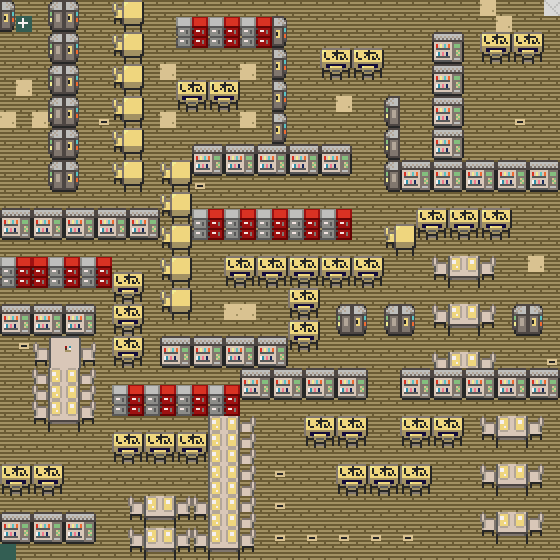

The image is a tile-based game level rendered from a .tmx file. Its description and complete source (layers, tilesets, objects, tile grids) follow:
An orthogonal 35x35 tile map with 16x16 px tiles, 2 tile layers (Tile Layer 1, Tile Layer 2).

<map version="1.10" tiledversion="1.11.0" orientation="orthogonal" renderorder="right-down" width="35" height="35" tilewidth="16" tileheight="16" infinite="0" nextlayerid="3" nextobjectid="1">
 <tileset firstgid="1" name="Untitled" tilewidth="16" tileheight="16" tilecount="200" columns="10">
  <image source="../assets/tilesets/level6_tileset.png" width="160" height="320" />
 </tileset>
 <layer id="1" name="Tile Layer 1" width="35" height="35">
  <data encoding="csv">
9,9,9,9,9,9,9,9,9,9,9,9,9,9,9,9,9,9,9,9,9,9,9,9,9,9,9,9,9,9,9,9,9,9,9,
9,9,9,9,9,9,9,9,9,9,9,9,9,9,9,9,9,9,9,9,9,9,9,9,9,9,9,9,9,9,9,9,9,9,9,
9,9,9,9,9,9,9,9,9,9,9,9,9,9,9,9,9,9,9,9,9,9,9,9,9,9,9,9,9,9,9,9,9,9,9,
9,9,9,9,9,9,9,9,9,9,9,9,9,9,9,9,9,9,9,9,9,9,9,9,9,9,9,9,9,9,9,9,9,9,9,
9,9,9,9,9,9,9,9,9,9,9,9,9,9,9,9,9,9,9,9,9,9,9,9,9,9,9,9,9,9,9,9,9,9,9,
9,9,9,9,9,9,9,9,9,9,9,9,9,9,9,9,9,9,9,9,9,9,9,9,9,9,9,9,9,9,9,9,9,9,9,
9,9,9,9,9,9,9,9,9,9,9,9,9,9,9,9,9,9,9,9,9,9,9,9,9,9,9,9,9,9,9,9,9,9,9,
9,9,9,9,9,9,9,9,9,9,9,9,9,9,9,9,9,9,9,9,9,9,9,9,9,9,9,9,9,9,9,9,9,9,9,
9,9,9,9,9,9,9,9,9,9,9,9,9,9,9,9,9,9,9,9,9,9,9,9,9,9,9,9,9,9,9,9,9,9,9,
9,9,9,9,9,9,9,9,9,9,9,9,9,9,9,9,9,9,9,9,9,9,9,9,9,9,9,9,9,9,9,9,9,9,9,
9,9,9,9,9,9,9,9,9,9,9,9,9,9,9,9,9,9,9,9,9,9,9,9,9,9,9,9,9,9,9,9,9,9,9,
9,9,9,9,9,9,9,9,9,9,9,9,9,9,9,9,9,9,9,9,9,9,9,9,9,9,9,9,9,9,9,9,9,9,9,
9,9,9,9,9,9,9,9,9,9,9,9,9,9,9,9,9,9,9,9,9,9,9,9,9,9,9,9,9,9,9,9,9,9,9,
9,9,9,9,9,9,9,9,9,9,9,9,9,9,9,9,9,9,9,9,9,9,9,9,9,9,9,9,9,9,9,9,9,9,9,
9,9,9,9,9,9,9,9,9,9,9,9,9,9,9,9,9,9,9,9,9,9,9,9,9,9,9,9,9,9,9,9,9,9,9,
9,9,9,9,9,9,9,9,9,9,9,9,9,9,9,9,9,9,9,9,9,9,9,9,9,9,9,9,9,9,9,9,9,9,9,
9,9,9,9,9,9,9,9,9,9,9,9,9,9,9,9,9,9,9,9,9,9,9,9,9,9,9,9,9,9,9,9,9,9,9,
9,9,9,9,9,9,9,9,9,9,9,9,9,9,9,9,9,9,9,9,9,9,9,9,9,9,9,9,9,9,9,9,9,9,9,
9,9,9,9,9,9,9,9,9,9,9,9,9,9,9,9,9,9,9,9,9,9,9,9,9,9,9,9,9,9,9,9,9,9,9,
9,9,9,9,9,9,9,9,9,9,9,9,9,9,9,9,9,9,9,9,9,9,9,9,9,9,9,9,9,9,9,9,9,9,9,
9,9,9,9,9,9,9,9,9,9,9,9,9,9,9,9,9,9,9,9,9,9,9,9,9,9,9,9,9,9,9,9,9,9,9,
9,9,9,9,9,9,9,9,9,9,9,9,9,9,9,9,9,9,9,9,9,9,9,9,9,9,9,9,9,9,9,9,9,9,9,
9,9,9,9,9,9,9,9,9,9,9,9,9,9,9,9,9,9,9,9,9,9,9,9,9,9,9,9,9,9,9,9,9,9,9,
9,9,9,9,9,9,9,9,9,9,9,9,9,9,9,9,9,9,9,9,9,9,9,9,9,9,9,9,9,9,9,9,9,9,9,
9,9,9,9,9,9,9,9,9,9,9,9,9,9,9,9,9,9,9,9,9,9,9,9,9,9,9,9,9,9,9,9,9,9,9,
9,9,9,9,9,9,9,9,9,9,9,9,9,9,9,9,9,9,9,9,9,9,9,9,9,9,9,9,9,9,9,9,9,9,9,
9,9,9,9,9,9,9,9,9,9,9,9,9,9,9,9,9,9,9,9,9,9,9,9,9,9,9,9,9,9,9,9,9,9,9,
9,9,9,9,9,9,9,9,9,9,9,9,9,9,9,9,9,9,9,9,9,9,9,9,9,9,9,9,9,9,9,9,9,9,9,
9,9,9,9,9,9,9,9,9,9,9,9,9,9,9,9,9,9,9,9,9,9,9,9,9,9,9,9,9,9,9,9,9,9,9,
9,9,9,9,9,9,9,9,9,9,9,9,9,9,9,9,9,9,9,9,9,9,9,9,9,9,9,9,9,9,9,9,9,9,9,
9,9,9,9,9,9,9,9,9,9,9,9,9,9,9,9,9,9,9,9,9,9,9,9,9,9,9,9,9,9,9,9,9,9,9,
9,9,9,9,9,9,9,9,9,9,9,9,9,9,9,9,9,9,9,9,9,9,9,9,9,9,9,9,9,9,9,9,9,9,9,
9,9,9,9,9,9,9,9,9,9,9,9,9,9,9,9,9,9,9,9,9,9,9,9,9,9,9,9,9,9,9,9,9,9,9,
9,9,9,9,9,9,9,9,9,9,9,9,9,9,9,9,9,9,9,9,9,9,9,9,9,9,9,9,9,9,9,9,9,9,9,
2,9,10,10,10,10,10,10,10,10,9,9,9,9,9,9,9,9,9,9,9,9,9,9,9,9,9,9,9,9,9,9,9,9,9
</data>
 </layer>
 <layer id="2" name="Tile Layer 2" width="35" height="35">
  <data encoding="csv">
48,0,0,47,48,0,0,25,26,0,0,0,0,0,0,0,0,0,0,0,0,0,0,0,0,0,0,0,0,0,4,0,0,0,3,
58,6,0,57,58,0,0,35,36,0,0,45,46,45,46,45,46,48,0,0,0,0,0,0,0,0,0,0,0,0,0,4,0,0,0,
0,0,0,47,48,0,0,25,26,0,0,55,56,55,56,55,56,58,0,0,0,0,0,0,0,0,0,21,22,0,23,24,23,24,0,
0,0,0,57,58,0,0,35,36,0,0,0,0,0,0,0,0,48,0,0,23,24,23,24,0,0,0,31,32,0,33,34,33,34,0,
0,0,0,47,48,0,0,25,26,0,4,0,0,0,0,4,0,58,0,0,33,34,33,34,0,0,0,21,22,0,0,0,0,0,0,
0,4,0,57,58,0,0,35,36,0,0,23,24,23,24,0,0,48,0,0,0,0,0,0,0,0,0,31,32,0,0,0,0,0,0,
0,0,0,47,48,0,0,25,26,0,0,33,34,33,34,0,0,58,0,0,0,4,0,0,47,0,0,21,22,0,0,0,0,0,0,
4,0,4,57,58,0,5,35,36,0,4,0,0,0,0,4,0,48,0,0,0,0,0,0,57,0,0,31,32,0,0,0,5,0,0,
0,0,0,47,48,0,0,25,26,0,0,0,0,0,0,0,0,58,0,0,0,0,0,0,47,0,0,21,22,0,0,0,0,0,0,
0,0,0,57,58,0,0,35,36,0,0,0,21,22,21,22,21,22,21,22,21,22,0,0,57,0,0,31,32,0,0,0,0,0,0,
0,0,0,47,48,0,0,25,26,0,25,26,31,32,31,32,31,32,31,32,31,32,0,0,47,21,22,21,22,21,22,21,22,21,22,
0,0,0,57,58,0,0,35,36,0,35,36,5,0,0,0,0,0,0,0,0,0,0,0,57,31,32,31,32,31,32,31,32,31,32,
0,0,0,0,0,0,0,0,0,0,25,26,0,0,0,0,0,0,0,0,0,0,0,0,0,0,0,0,0,0,0,0,0,0,0,
21,22,21,22,21,22,21,22,21,22,35,36,45,46,45,46,45,46,45,46,45,46,0,0,0,0,23,24,23,24,23,24,0,0,0,
31,32,31,32,31,32,31,32,31,32,25,26,55,56,55,56,55,56,55,56,55,56,0,0,25,26,33,34,33,34,33,34,0,0,0,
0,0,0,0,0,0,0,0,0,0,35,36,0,0,0,0,0,0,0,0,0,0,0,0,35,36,0,0,0,0,0,0,0,0,0,
45,46,46,45,46,45,46,0,0,0,25,26,0,0,23,24,23,24,23,24,23,24,23,24,0,0,0,41,42,43,44,0,0,4,0,
55,56,56,55,56,55,56,23,24,0,35,36,0,0,33,34,33,34,33,34,33,34,33,34,0,0,0,51,52,53,54,0,0,0,0,
65,66,66,65,66,65,66,33,34,0,25,26,0,0,0,0,0,0,23,24,0,0,0,0,0,0,0,0,0,0,0,0,0,0,0,
21,22,21,22,21,22,0,23,24,0,35,36,0,0,4,4,0,0,33,34,0,47,48,0,47,48,0,41,42,43,44,0,47,48,0,
31,32,31,32,31,32,0,33,34,0,0,0,0,0,0,0,0,0,23,24,0,57,58,0,57,58,0,51,52,53,54,0,57,58,0,
0,5,27,28,29,30,0,23,24,0,21,22,21,22,21,22,21,22,33,34,0,0,0,0,0,0,0,0,0,0,0,0,0,0,0,
0,0,37,38,39,40,0,33,34,0,31,32,31,32,31,32,31,32,0,0,0,0,0,0,0,0,0,41,42,43,44,0,0,0,5,
0,0,41,42,43,44,0,0,0,0,0,0,0,0,0,21,22,21,22,21,22,21,22,0,0,21,22,21,22,21,22,21,22,21,22,
0,0,41,42,43,44,0,45,46,45,46,45,46,45,46,31,32,31,32,31,32,31,32,0,0,31,32,31,32,31,32,31,32,31,32,
0,0,41,42,43,44,0,55,56,55,56,55,56,55,56,0,0,0,0,0,0,0,0,0,0,0,0,0,0,0,0,0,0,0,0,
0,0,51,52,53,54,0,0,0,0,0,0,0,42,43,44,0,0,0,23,24,23,24,0,0,23,24,23,24,0,41,42,43,44,0,
0,0,0,0,0,0,0,23,24,23,24,23,24,42,43,44,0,0,0,33,34,33,34,0,0,33,34,33,34,0,51,52,53,54,0,
0,0,0,0,0,0,0,33,34,33,34,33,34,42,43,44,0,0,0,0,0,0,0,0,0,0,0,0,0,0,0,0,0,0,0,
23,24,23,24,0,0,0,0,0,0,0,0,0,42,43,44,0,5,0,0,0,23,24,23,24,23,24,0,0,0,41,42,43,44,0,
33,34,33,34,0,0,0,0,0,0,0,0,0,42,43,44,0,0,0,0,0,33,34,33,34,33,34,0,0,0,51,52,53,54,0,
0,0,0,0,0,0,0,0,41,42,43,44,41,42,43,44,0,5,0,0,0,0,0,0,0,0,0,0,0,0,0,0,0,0,0,
21,22,21,22,21,22,0,0,51,52,53,54,51,42,43,44,0,0,0,0,0,0,0,0,0,0,0,0,0,0,41,42,43,44,0,
31,32,31,32,31,32,0,0,41,42,43,44,41,42,43,44,0,5,0,5,0,5,0,5,0,5,0,0,0,0,51,52,53,54,0,
0,0,0,0,0,0,0,0,51,52,53,54,51,52,53,54,0,0,0,0,0,0,0,0,0,0,0,0,0,0,0,0,0,0,0
</data>
 </layer>
</map>
